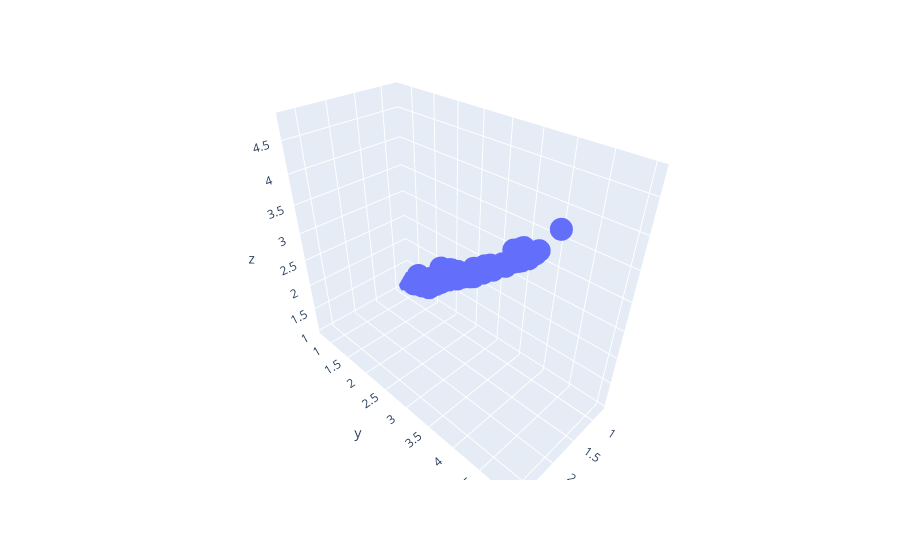

This figure's notebook cell:
### Code cell
import plotly.express as px
# df = px.data.iris()
# fig = px.scatter_3d(x=ds[:,0], y=ds[:,1], z=ds[:,2])
fig = px.scatter_3d(x=smpls[:, 0], y=smpls[:, 1], z=smpls[:, 2])
fig.show()
fig.write_html("./file.html")
